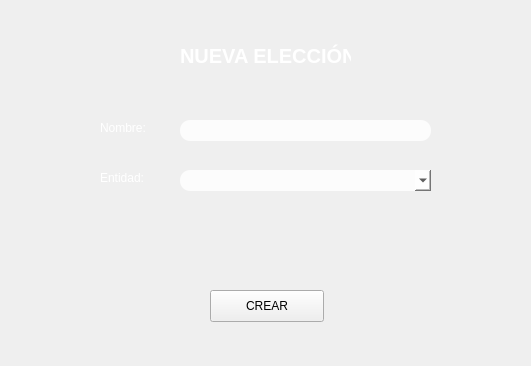
<?xml version="1.0" encoding="UTF-8"?>
<ui version="4.0">
 <class>PopUpCrearEleccion</class>
 <widget class="QWidget" name="PopUpCrearEleccion">
  <property name="geometry">
   <rect>
    <x>0</x>
    <y>0</y>
    <width>531</width>
    <height>366</height>
   </rect>
  </property>
  <property name="windowTitle">
   <string>Form</string>
  </property>
  <widget class="QLabel" name="bg">
   <property name="geometry">
    <rect>
     <x>-260</x>
     <y>-70</y>
     <width>821</width>
     <height>471</height>
    </rect>
   </property>
   <property name="text">
    <string/>
   </property>
   <property name="pixmap">
    <pixmap resource="resource.qrc">:/resource/img/registro.png</pixmap>
   </property>
  </widget>
  <widget class="QLabel" name="label">
   <property name="geometry">
    <rect>
     <x>180</x>
     <y>40</y>
     <width>171</width>
     <height>31</height>
    </rect>
   </property>
   <property name="styleSheet">
    <string notr="true">color: white;
font-weight:bold;
text-align:center;
font-size: 20px;</string>
   </property>
   <property name="text">
    <string>NUEVA ELECCIÓN</string>
   </property>
  </widget>
  <widget class="QLabel" name="label_2">
   <property name="geometry">
    <rect>
     <x>100</x>
     <y>120</y>
     <width>59</width>
     <height>16</height>
    </rect>
   </property>
   <property name="styleSheet">
    <string notr="true">color: white;</string>
   </property>
   <property name="text">
    <string>Nombre:</string>
   </property>
  </widget>
  <widget class="QLineEdit" name="inNombre">
   <property name="geometry">
    <rect>
     <x>180</x>
     <y>120</y>
     <width>251</width>
     <height>21</height>
    </rect>
   </property>
   <property name="styleSheet">
    <string notr="true">border: 0px solid;
background: rgba(255,255,255,0.8);
border-radius: 10px;</string>
   </property>
  </widget>
  <widget class="QLabel" name="label_4">
   <property name="geometry">
    <rect>
     <x>100</x>
     <y>170</y>
     <width>59</width>
     <height>16</height>
    </rect>
   </property>
   <property name="styleSheet">
    <string notr="true">color: white;</string>
   </property>
   <property name="text">
    <string>Entidad:</string>
   </property>
  </widget>
  <widget class="QComboBox" name="inEntidad">
   <property name="geometry">
    <rect>
     <x>180</x>
     <y>170</y>
     <width>251</width>
     <height>21</height>
    </rect>
   </property>
   <property name="styleSheet">
    <string notr="true">border: 0px solid;
background: rgba(255,255,255,0.8);
border-radius: 10px;
</string>
   </property>
  </widget>
  <widget class="QPushButton" name="btnCrear">
   <property name="geometry">
    <rect>
     <x>210</x>
     <y>290</y>
     <width>114</width>
     <height>32</height>
    </rect>
   </property>
   <property name="styleSheet">
    <string notr="true"/>
   </property>
   <property name="text">
    <string>CREAR</string>
   </property>
  </widget>
 </widget>
 <resources>
  <include location="resource.qrc"/>
 </resources>
 <connections/>
</ui>
